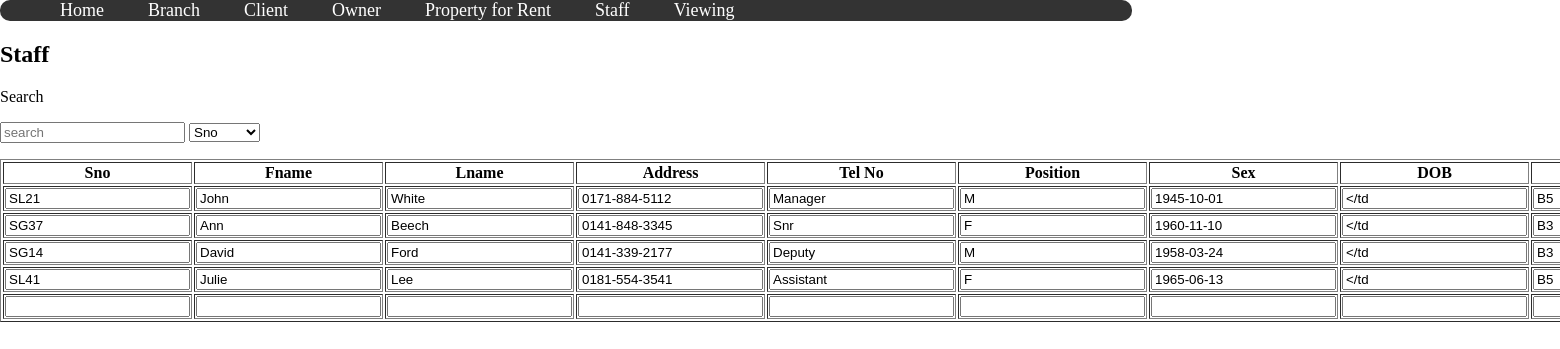
Page /staff.php on the committed database.
### tables this page shows
CREATE TABLE IF NOT EXISTS `staff` (
  `Sno` char(4) NOT NULL,
  `Fname` char(8) NOT NULL,
  `Lname` char(8) NOT NULL,
  `Address` char(44) NOT NULL,
  `Tel_No` char(15) NOT NULL,
  `Position` char(12) NOT NULL,
  `Sex` char(15) NOT NULL,
  `DOB` date NOT NULL,
  `Salary` int(11) NOT NULL,
  `NIN` char(10) NOT NULL,
  `Bno` char(4) NOT NULL
);

### staff.php (the view, shortened to what this page needs)
<?php
	include('nav.php');
	$result = mysql_query("SELECT * FROM staff");
?>
<html xmlns="http://www.w3.org/1999/xhtml">
<head>
</head>
<h2>Staff</h2><?php
echo "<form action=staff.php method=post>";
					echo" <p>Search</p> <input type=text name=search placeholder= search maxlength=30>";
					echo" <select name=filter>";
					echo" <option value=Sno>Sno";echo"</option>";
					echo"</select>";
                    echo"</form>";
?>
<body>
    <table  border="1" style="width:80%">
        <th>Sno</th>
      	 <th>Fname</th>
        <th>Lname</th>
        <th>Address</th>
        <th>Tel No</th>
        <th>Position</th>
        <th>Sex</th>
        <th>DOB</th>
        <th>Salary</th>
        <?php
	   		while ( $row = mysql_fetch_assoc($result)){
				 echo "<form action=staff.php method=post>";
                    echo"<tr>";
                    echo"<td>". "<input type=text name=Bno value=" .$row['Sno'] . " </td>";
                    echo"<td>". "<input type=text name=Street value=" .$row['Fname'] . " </td>";
                    echo"<td>". "<input type=text name=Area value=" .$row['Lname'] . " </td>";
                    echo"<td>". "<input type=text name=City value=" .$row['Tel_No'] . " </td>";
                    echo"<td>". "<input type=text name=Pcode value=" .$row['Position'] . " </td>";
                    echo"<td>". "<input type=text name=Tel No value=" .$row['Sex'] . " </td>";
                    echo"<td>". "<input type=text name=Fax No value=" .$row['DOB'] . " </td>";
					 echo"<td>". "<input type=text name=Bno value=" .$row['INI'] . " </td>";
					  echo"<td>". "<input type=text name=Bno value=" .$row['Bno'] . " </td>";
                    echo("</tr>");
                    echo"</form>";
				}
				echo "<form action=staff.php method=post>";
				echo "<tr>";
				echo "<td><input type=text name=uSno></td>";
				echo "<td><input type=text name=uFname></td>";
				echo "<td><input type=text name=uLname></td>";
				echo "<td><input type=text name=uTel_No></td>";
				echo "<td><input type=text name=uPosition></td>";
				echo "<td><input type=text name=uSex></td>";
				echo "<td><input type=text name=uDOB></td>";
				echo "<td><input type=text name=uNIN></td>";
				echo "<td><input type=text name=uBno></td>";
				echo "</form>";
		?>
    </table>
</body>
</html>

### nav.php (style rules this page uses)
body { width:100%; height:90%; margin:auto; font-family:"Times New Roman", Times, serif; font-size:16px; }

### rows in the picture
staff: Bno "SL21", Street "John", Area "White", City "0171-884-5112", Pcode "Manager", Tel "M", Fax "1945-10-01", Bno "B5"
staff: Bno "SG37", Street "Ann", Area "Beech", City "0141-848-3345", Tel "F", Fax "1960-11-10", Bno "B3"
staff: Bno "SG14", Street "David", Area "Ford", City "0141-339-2177", Pcode "Deputy", Tel "M", Fax "1958-03-24", Bno "B3"
staff: Bno "SL41", Street "Julie", Area "Lee", City "0181-554-3541", Pcode "Assistant", Tel "F", Fax "1965-06-13", Bno "B5"
